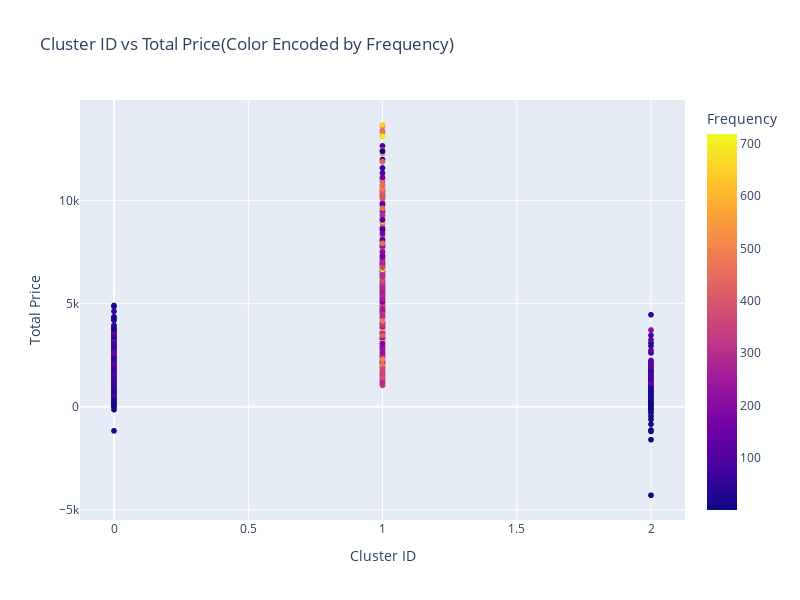

The notebook cell saved with this chart:
### Code cell
fig = px.scatter(rfm_df, x='Cluster_Id', y='total_price', color='Frequency',
                 title='Cluster ID vs Total Price(Color Encoded by Frequency)',
                 labels={'Cluster_Id':'Cluster ID','total_price':'Total Price', 'Frequency':'Frequency'})

fig.update_layout(
    xaxis=dict(title="Cluster ID", title_font=dict(size=14)),
    yaxis=dict(title="Total Price", title_font=dict(size=14)),
    showlegend=True,
    width=800,
    height=600
)
fig.show()

### Figure 1 — Plotly figure (JSON) as saved in the notebook; plotly's stock layout.template omitted (floating-point values rounded to 4 significant figures; data arrays with more than 128 entries replaced by an {"elided": "..."} marker saying what was removed)
{"data": [{"hovertemplate": "Cluster ID=%{x}<br>Total Price=%{y}<br>Frequency=%{marker.color}<extra></extra>", "legendgroup": "", "marker": {"color": {"elided": "4293 int values"}, "coloraxis": "coloraxis", "symbol": "circle"}, "mode": "markers", "name": "", "showlegend": false, "type": "scattergl", "x": {"elided": "4293 int values"}, "xaxis": "x", "y": {"elided": "4293 float values"}, "yaxis": "y"}], "layout": {"coloraxis": {"colorbar": {"title": {"text": "Frequency"}}, "colorscale": [[0, "#0d0887"], [0.1111, "#46039f"], [0.2222, "#7201a8"], [0.3333, "#9c179e"], [0.4444, "#bd3786"], [0.5556, "#d8576b"], [0.6667, "#ed7953"], [0.7778, "#fb9f3a"], [0.8889, "#fdca26"], [1, "#f0f921"]]}, "height": 600, "legend": {"tracegroupgap": 0}, "showlegend": true, "title": {"text": "Cluster ID vs Total Price(Color Encoded by Frequency)"}, "width": 800, "xaxis": {"anchor": "y", "domain": [0, 1], "title": {"font": {"size": 14}, "text": "Cluster ID"}}, "yaxis": {"anchor": "x", "domain": [0, 1], "title": {"font": {"size": 14}, "text": "Total Price"}}}}
